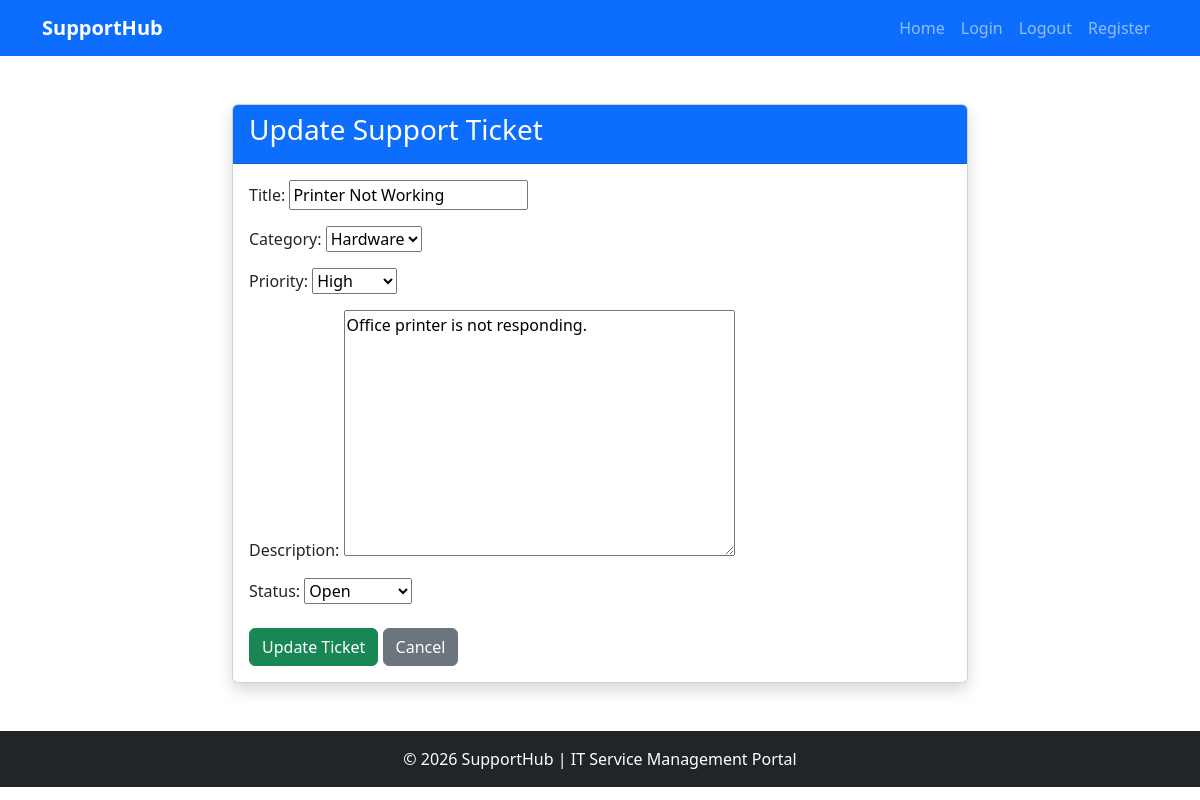
/update-ticket/4/ (signed in), run on the app's committed database.
### tickets/models.py (models this page shows, shortened)
class Ticket(models.Model):
    CATEGORY_CHOICES = [
        ("Hardware", "Hardware"),
        ("Software", "Software"),
        ("Network", "Network"),
        ("Other", "Other"),
    ]
    PRIORITY_CHOICES = [
        ("Low", "Low"),
        ("Medium", "Medium"),
        ("High", "High"),
    ]
    STATUS_CHOICES = [
        ("Open", "Open"),
        ("In Progress", "In Progress"),
        ("Closed", "Closed"),
    ]
    title = models.CharField(max_length=200)
    category = models.CharField(max_length=50, choices=CATEGORY_CHOICES)
    priority = models.CharField(max_length=20, choices=PRIORITY_CHOICES)
    description = models.TextField()
    status = models.CharField(
        max_length=20,
        choices=STATUS_CHOICES,
        default="Open"
    )
    created_at = models.DateTimeField(auto_now_add=True)

### tickets/views.py (the view)
@login_required
def update_ticket(request, ticket_id):
    ticket = get_object_or_404(Ticket, id=ticket_id)
    if request.method == "POST":
        form = TicketForm(request.POST, instance=ticket)
        if form.is_valid():
            form.save()
            return redirect("ticket_list")
    else:
        form = TicketForm(instance=ticket)
    return render(
        request,
        "update_ticket.html",
        {"form": form, "ticket": ticket}
    )

### tickets/forms.py
class TicketForm(forms.ModelForm):
    class Meta:
        model = Ticket
        fields = [
            "title",
            "category",
            "priority",
            "description",
            "status",
        ]

### templates/update_ticket.html (shortened to what this page needs)
{% extends 'base.html' %}
{% block content %}
<div class="row justify-content-center">
    <div class="col-lg-8">
        <div class="card shadow">
            <div class="card-header bg-primary text-white">
                <h3>Update Support Ticket</h3>
            </div>
            <div class="card-body">
                <form method="POST">
                    {{ form.as_p }}
                    <div class="mt-4">
                        <button
                            type="submit"
                            class="btn btn-success">
                            Update Ticket
                        </button>
                        <a
                            href="{% url 'ticket_list' %}"
                            class="btn btn-secondary">
                            Cancel
                        </a>
                    </div>
                </form>
            </div>
        </div>
    </div>
</div>
{% endblock %}

### data on the page
Ticket: title "Printer Not Working", category "Hardware", priority "High", description "Office printer is not responding.", status "Open"
